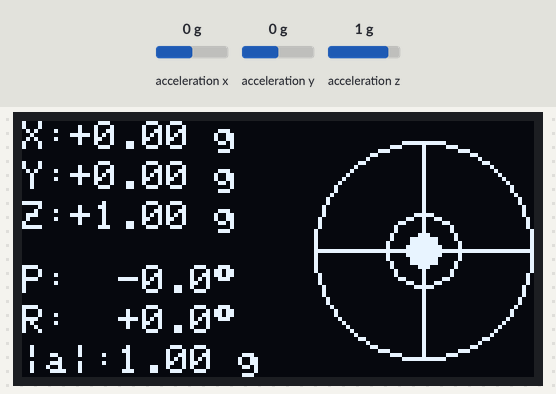
The sketch below on a simulated ESP32. Shown: 128×64 one-colour display. Wiring (inferred from the names in the program): ADXL345 accelerometer at I2C address 0x53. The test bench sets the inputs (shaded band); at power-on: acceleration z 1 g, acceleration x 0 g, acceleration y 0 g. What the sketch prints to the serial monitor is not drawn.

Above: at 3.3 s.
3.4 s: acceleration z set to -1.4 g
At 4.8 s:
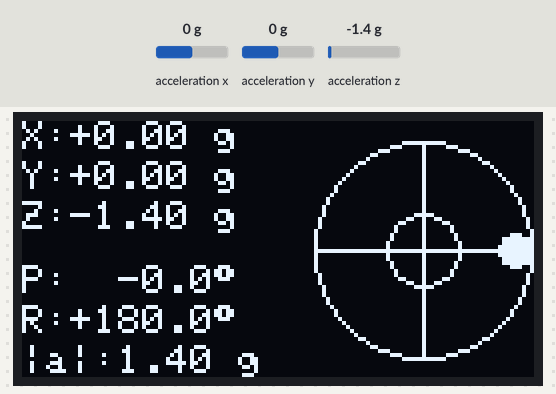
5.4 s: acceleration x set to -0.8 g
At 6.2 s:
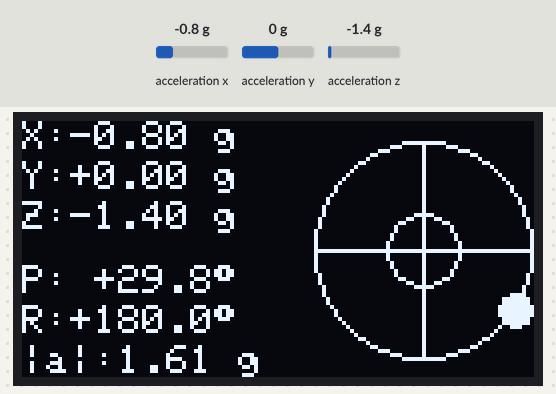
7.2 s: acceleration y set to -1.4 g
At 8.9 s:
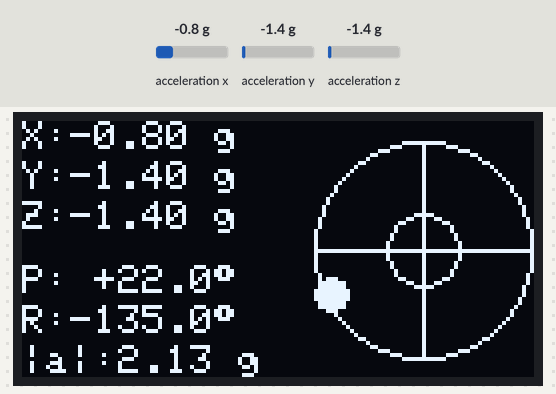
9.2 s: acceleration x set to -1.4 g
At 10.7 s:
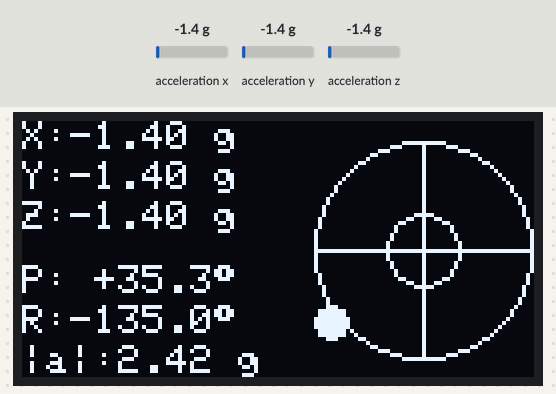
11.0 s: acceleration y set to -0.8 g
At 12.5 s:
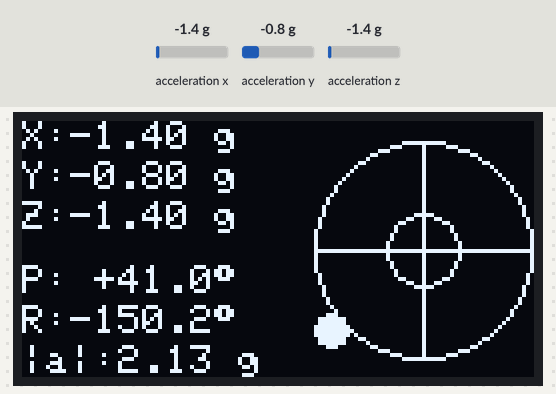
Timing chart, 0 to 13.8 s (numbered marks = the images above; inputs shaded):
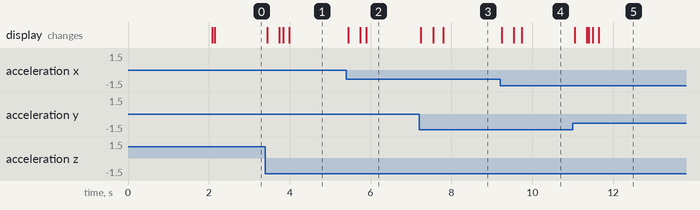

The sketch:

milestone1_tilt_display.ino
```cpp
/*
  Milestone 1: ESP32 + ADXL345 + SSD1315 OLED over I2C
  -----------------------------------------------------
  Reads the ADXL345 accelerometer, works out tilt (pitch and roll) from the
  direction of gravity, and shows it on a 128x64 SSD1315 OLED along with a
  little bubble level.

  Wiring (ESP32 dev board, everything on one I2C bus):
    ESP32 3V3     -> ADXL345 VCC, OLED VCC
    ESP32 GND     -> ADXL345 GND, OLED GND
    ESP32 GPIO21  -> ADXL345 SDA, OLED SDA   (I2C data)
    ESP32 GPIO22  -> ADXL345 SCL, OLED SCL   (I2C clock)
    ADXL345 CS    -> 3V3   selects I2C mode (skip if your breakout already ties it high)
    ADXL345 SDO   -> GND   I2C address 0x53 (tie to 3V3 instead for 0x1D)

  Arduino IDE setup:
    Board package : "esp32 by Espressif Systems" -> Board: "ESP32 Dev Module"
    Library       : "Adafruit SSD1306" (also installs Adafruit GFX + BusIO)
    Serial Monitor: 115200 baud. The I2C scan at startup tells you what it found.

  The SSD1315 uses the same command set as the SSD1306, which is why the
  Adafruit SSD1306 library drives it without changes.
*/

#include <Wire.h>
#include <math.h>
#include <Adafruit_GFX.h>
#include <Adafruit_SSD1306.h>

// ---------------- Pins and timing ----------------
constexpr int      PIN_SDA      = 21;      // default ESP32 I2C pins, not strapping pins
constexpr int      PIN_SCL      = 22;
constexpr uint32_t I2C_HZ       = 400000;  // I2C fast mode; both chips support 400 kHz

constexpr int      SCREEN_W     = 128;
constexpr int      SCREEN_H     = 64;

constexpr uint32_t SAMPLE_MS    = 10;      // read sensor at 100 Hz (matches ADXL345 data rate)
constexpr uint32_t DISPLAY_MS   = 50;      // redraw screen at 20 Hz
constexpr float    FILTER_ALPHA = 0.2f;    // smoothing 0..1: lower = smoother but slower to react

// ---------------- ADXL345 registers (datasheet Table 19) ----------------
constexpr uint8_t ADXL_REG_DEVID       = 0x00;  // reads 0xE5 on a real ADXL345
constexpr uint8_t ADXL_REG_BW_RATE     = 0x2C;
constexpr uint8_t ADXL_REG_POWER_CTL   = 0x2D;
constexpr uint8_t ADXL_REG_DATA_FORMAT = 0x31;
constexpr uint8_t ADXL_REG_DATAX0      = 0x32;  // X0,X1,Y0,Y1,Z0,Z1 follow in order
constexpr uint8_t ADXL_DEVID_VALUE     = 0xE5;
constexpr float   ADXL_G_PER_LSB       = 0.0039f; // full-resolution mode: 3.9 mg per count

// Third and fourth arguments keep the bus at 400 kHz before and after each screen update.
// (By default the library drops the bus to 100 kHz after drawing.)
Adafruit_SSD1306 display(SCREEN_W, SCREEN_H, &Wire, -1, I2C_HZ, I2C_HZ);

uint8_t adxlAddr = 0;   // filled in by findAdxl()
uint8_t oledAddr = 0;

// Smoothed acceleration (g) and tilt angles (degrees)
float ax = 0, ay = 0, az = 1;
float pitchDeg = 0, rollDeg = 0;
uint32_t readErrors = 0;

// ---------------- Low-level I2C helpers ----------------
bool i2cPresent(uint8_t addr) {
  Wire.beginTransmission(addr);
  return Wire.endTransmission() == 0;      // 0 means the device ACKed its address
}

bool writeReg(uint8_t addr, uint8_t reg, uint8_t value) {
  Wire.beginTransmission(addr);
  Wire.write(reg);
  Wire.write(value);
  return Wire.endTransmission() == 0;
}

bool readRegs(uint8_t addr, uint8_t reg, uint8_t *buf, uint8_t len) {
  Wire.beginTransmission(addr);
  Wire.write(reg);
  Wire.endTransmission(false);             // repeated start, keep the bus
  if (Wire.requestFrom(addr, len) != len) return false;
  for (uint8_t i = 0; i < len; i++) buf[i] = Wire.read();
  return true;
}

// ---------------- ADXL345 ----------------
uint8_t findAdxl() {
  const uint8_t candidates[] = {0x53, 0x1D}; // SDO low, SDO high
  for (uint8_t a : candidates) {
    uint8_t id = 0;
    if (readRegs(a, ADXL_REG_DEVID, &id, 1) && id == ADXL_DEVID_VALUE) return a;
  }
  return 0;
}

bool adxlInit() {
  // Datasheet recommends configuring in standby, then switching to measurement.
  return writeReg(adxlAddr, ADXL_REG_POWER_CTL,   0x00) &&  // standby
         writeReg(adxlAddr, ADXL_REG_BW_RATE,     0x0A) &&  // 100 Hz output rate, normal power
         writeReg(adxlAddr, ADXL_REG_DATA_FORMAT, 0x09) &&  // FULL_RES=1, range +/-4 g, right-justified
         writeReg(adxlAddr, ADXL_REG_POWER_CTL,   0x08);    // Measure bit on
}

bool adxlReadG(float &x, float &y, float &z) {
  uint8_t b[6];
  // One burst read of all six bytes so X, Y, Z come from the same sample.
  if (!readRegs(adxlAddr, ADXL_REG_DATAX0, b, 6)) return false;
  int16_t rx = (int16_t)((b[1] << 8) | b[0]);  // low byte first, two's complement
  int16_t ry = (int16_t)((b[3] << 8) | b[2]);
  int16_t rz = (int16_t)((b[5] << 8) | b[4]);
  x = rx * ADXL_G_PER_LSB;
  y = ry * ADXL_G_PER_LSB;
  z = rz * ADXL_G_PER_LSB;
  return true;
}

void updateTilt() {
  // Tilt from gravity. Only accurate while the sensor isn't accelerating.
  rollDeg  = atan2f(ay, az) * RAD_TO_DEG;
  pitchDeg = atan2f(-ax, sqrtf(ay * ay + az * az)) * RAD_TO_DEG;
}

// ---------------- Display ----------------
void showMessage(const char *line1, const char *line2, const char *line3) {
  display.clearDisplay();
  display.setTextSize(1);
  display.setTextColor(SSD1306_WHITE);
  display.setCursor(0, 0);   display.println(line1);
  display.setCursor(0, 16);  display.println(line2);
  display.setCursor(0, 28);  display.println(line3);
  display.display();
}

void printDegrees(float value) {
  display.printf("%+6.1f", value);
  display.write(248);                      // degree symbol in the CP437 font
}

void drawScreen() {
  display.clearDisplay();
  display.setTextSize(1);
  display.setTextColor(SSD1306_WHITE);

  // Left half: numbers
  display.setCursor(0, 0);   display.printf("X:%+5.2f g", ax);
  display.setCursor(0, 10);  display.printf("Y:%+5.2f g", ay);
  display.setCursor(0, 20);  display.printf("Z:%+5.2f g", az);
  display.setCursor(0, 36);  display.print("P:"); printDegrees(pitchDeg);
  display.setCursor(0, 46);  display.print("R:"); printDegrees(rollDeg);

  // Total acceleration: ~1.00 g when still. If it isn't, the tilt reading is unreliable.
  float mag = sqrtf(ax * ax + ay * ay + az * az);
  display.setCursor(0, 56);  display.printf("|a|:%4.2f g", mag);

  // Right half: bubble level. Full deflection = 45 degrees.
  const int cx = 100, cy = 32, r = 27;
  display.drawCircle(cx, cy, r, SSD1306_WHITE);
  display.drawCircle(cx, cy, 9, SSD1306_WHITE);   // inner ring ~ +/-15 degrees
  display.drawFastHLine(cx - r, cy, 2 * r + 1, SSD1306_WHITE);
  display.drawFastVLine(cx, cy - r, 2 * r + 1, SSD1306_WHITE);

  const float maxDeg = 45.0f;
  const int travel = r - 4;
  int dx = (int)(constrain(rollDeg,  -maxDeg, maxDeg) / maxDeg * travel);
  int dy = (int)(constrain(pitchDeg, -maxDeg, maxDeg) / maxDeg * travel);
  display.fillCircle(cx + dx, cy + dy, 4, SSD1306_WHITE);

  display.display();
}

// ---------------- Setup and loop ----------------
// Print every device that answers on the bus. Expect 0x3C (OLED) and 0x53 (ADXL345).
void scanBus() {
  int found = 0;
  for (uint8_t a = 1; a < 127; a++) {
    if (i2cPresent(a)) {
      Serial.printf("    device at 0x%02X\n", a);
      found++;
    }
  }
  if (found == 0) Serial.println("    nothing found: check SDA/SCL, ground, power, pull-ups");
}

void setup() {
  Serial.begin(115200);
  delay(2000);  // give the Serial Monitor time to catch up so no early messages are missed
  Serial.println("\n=== ESP32 + ADXL345 + SSD1315 tilt display ===");

  // [1] Idle level of the I2C lines before I2C starts. Both should be HIGH (pulled up).
  pinMode(PIN_SDA, INPUT);
  pinMode(PIN_SCL, INPUT);
  delay(5);
  Serial.printf("[1] Idle line check: SDA(GPIO%d)=%s  SCL(GPIO%d)=%s\n",
                PIN_SDA, digitalRead(PIN_SDA) ? "HIGH" : "LOW",
                PIN_SCL, digitalRead(PIN_SCL) ? "HIGH" : "LOW");
  Serial.println("    (LOW means no pull-up on that line, or something is holding it low)");

  // [2] Start I2C and scan
  Serial.println("[2] Starting I2C and scanning...");
  Wire.begin(PIN_SDA, PIN_SCL, I2C_HZ);
  scanBus();

  // [3] OLED: keep rescanning instead of halting silently
  Serial.println("[3] Looking for the OLED at 0x3C / 0x3D...");
  while (true) {
    if (i2cPresent(0x3C))      { oledAddr = 0x3C; break; }
    if (i2cPresent(0x3D))      { oledAddr = 0x3D; break; }
    Serial.println("    OLED not found. Rescanning in 2 s:");
    delay(2000);
    scanBus();
  }
  Serial.printf("    OLED answered at 0x%02X, initializing...\n", oledAddr);

  // periphBegin=false: we already started Wire on our pins above.
  if (!display.begin(SSD1306_SWITCHCAPVCC, oledAddr, true, false)) {
    while (true) {
      Serial.println("    display.begin() failed (could not allocate the screen buffer)");
      delay(2000);
    }
  }
  display.cp437(true);
  showMessage("Display OK", "Looking for", "ADXL345...");
  Serial.println("    OLED ready: the screen should say 'Display OK'");

  // [4] ADXL345: keep retrying so a loose jumper can be fixed without a reset
  Serial.println("[4] Looking for the ADXL345 at 0x53 / 0x1D...");
  while ((adxlAddr = findAdxl()) == 0) {
    Serial.println("    ADXL345 not found (no DEVID 0xE5 at 0x53 or 0x1D). Retrying...");
    showMessage("ADXL345 not found", "Check SDA/SCL wiring", "CS->3V3, SDO->GND");
    delay(1000);
  }
  Serial.printf("    ADXL345 answered at 0x%02X\n", adxlAddr);

  // [5] Configure the accelerometer
  Serial.println("[5] Configuring ADXL345...");
  while (!adxlInit()) {
    Serial.println("    config write failed. Retrying...");
    showMessage("ADXL345 init failed", "Retrying...", "");
    delay(1000);
  }
  delay(20);  // first samples ready ~11 ms after enabling measurement at 100 Hz

  // Seed the filter with a real reading so it doesn't ramp up from zero.
  adxlReadG(ax, ay, az);
  updateTilt();
  Serial.println("[6] Running. Live data follows:");
}

void loop() {
  static uint32_t lastSample = 0, lastDraw = 0;
  uint32_t now = millis();

  if (now - lastSample >= SAMPLE_MS) {
    lastSample = now;
    float x, y, z;
    if (adxlReadG(x, y, z)) {
      // Simple low-pass filter to calm the noise
      ax += FILTER_ALPHA * (x - ax);
      ay += FILTER_ALPHA * (y - ay);
      az += FILTER_ALPHA * (z - az);
      updateTilt();
    } else {
      readErrors++;
    }
  }

  if (now - lastDraw >= DISPLAY_MS) {
    lastDraw = now;
    drawScreen();
    // "name:value" format works with Arduino IDE's Serial Plotter
    Serial.printf("pitch:%.2f,roll:%.2f,ax:%.3f,ay:%.3f,az:%.3f,errors:%lu\n",
                  pitchDeg, rollDeg, ax, ay, az, (unsigned long)readErrors);
  }
}
```

Measured:
- after the input at 3.4 s, the display: first changes at once (image 1 shows a later state)
- after the input at 5.4 s, the display: first changes at once (image 2 shows a later state)
- after the input at 7.2 s, the display: first changes at once (image 3 shows a later state)
- after the input at 9.2 s, the display: first changes at once (image 4 shows a later state)
- after the input at 11.0 s, the display: first changes at once (image 5 shows a later state)
